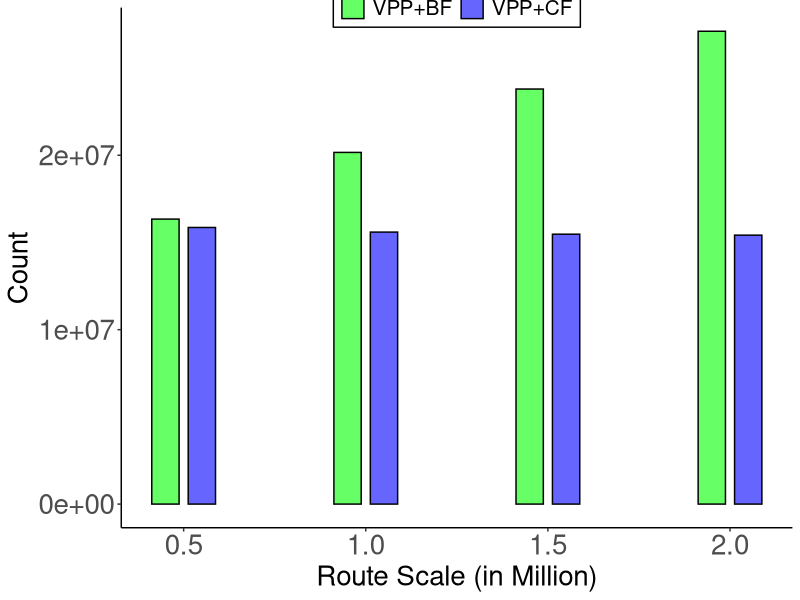

Generate this figure with R:

library(reshape2)
library(ggplot2)
df<-data.frame(route=c(0.5,1,1.5,2),
              
               BLOOM=c(16338760,20161790,23794810,27107540),
               
               CUCKOO=c(15858400,15593830,15473470,15418570))
data.m <- melt(df,id.vars = 'route')
color<-c("#66FF66","#6666FF")
ggplot(data.m, aes(route, value)) + 
  geom_bar(aes(fill = variable), colour="black",
           width = 0.15, position = position_dodge(width=0.2), stat="identity") +  
  
  scale_fill_manual( values=color,labels=c("VPP+BF","VPP+CF")) +
  theme_bw() + 
  theme(legend.title = element_blank(),
        legend.text=element_text(size=15),panel.grid.major = element_blank(), 
        legend.position=c(0.5, 1),
        legend.direction = "horizontal", 
        legend.box = "horizontal",
        legend.background = element_rect(colour = "black"),
        panel.grid.minor = element_blank(),
        panel.border = element_blank(),
        panel.background = element_blank(), axis.line = element_line(colour = "black"),
        axis.text=element_text(size=20),
        axis.title.y=element_text(size = 20),axis.title.x=element_text(size = 20)) + 
  xlab("Route Scale (in Million)")+
  ylab("Count")
  #xlim(0, 2.5) +
  #ylim(0, 4) 




